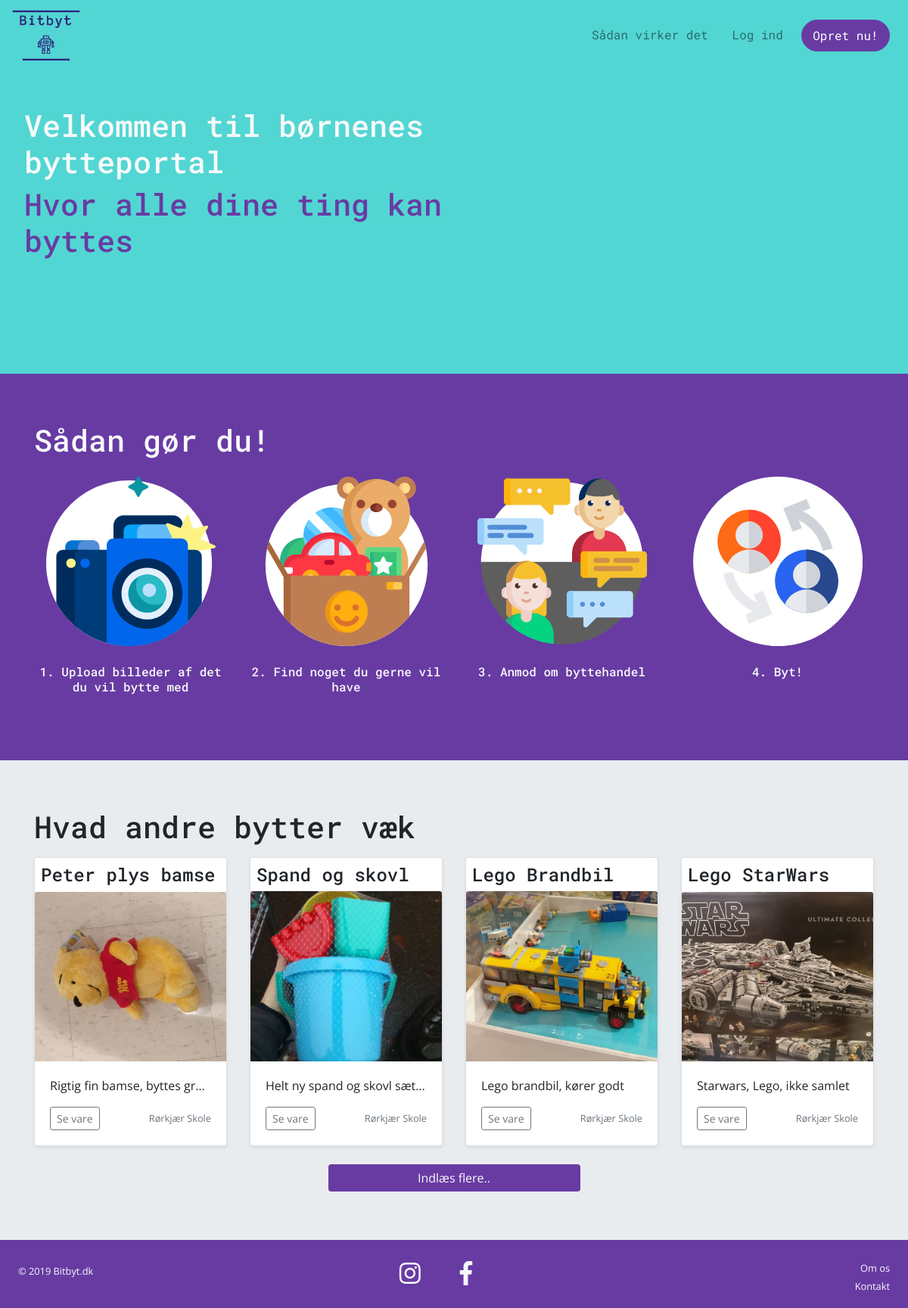
The page / on the database its author committed.
### tables this page shows
CREATE TABLE IF NOT EXISTS `product` (
  `product_id` int(11) NOT NULL AUTO_INCREMENT,
  `product_name` varchar(80) NOT NULL,
  `cat_id` int(11) NOT NULL,
  `timestamp` timestamp NOT NULL DEFAULT CURRENT_TIMESTAMP,
  `description` varchar(1000) NOT NULL,
  `image_link` varchar(500) NOT NULL,
  `price` int(5) NOT NULL,
  `comments` text,
  `kid_id` int(11) NOT NULL,
  `approved` tinyint(1) NOT NULL DEFAULT '0',
  `con_id` int(11) NOT NULL,
  `image_name` varchar(50) NOT NULL,
  PRIMARY KEY (`product_id`),
  KEY `kid_id` (`kid_id`)
);

### index.php (the view, shortened to what this page needs)
<?php
require_once('includes/header.php');
?>
<div class="velkommen bg-bitbyt">
    <div class="container-fluid d-none d-md-block pb-0 pt-5 pl-2">
        <h1 class="display-5 pl-4 text-light">Velkommen til børnenes <br> bytteportal</h1>
        <h1 class="display-5 purple-bitbyt pb-4 pl-4 m-0">Hvor alle dine ting kan <br> byttes</h1>
    </div>
</div>
<div class="jumbotron jumbotron-fluid bg-bitbyt-purple mb-0 text-light">
    <div class="container">
        <h1 class="display-5 pb-3">Sådan gør du!</h1>
        <div class="row">
            <div class="col-12 col-md-6 col-xl-3 text-center">
                <img class="icon_index" src="images/photo-camera.svg">
                <h6 class="mt-4 mb-4">1. Upload billeder af det du vil bytte med</h6>
            </div>
            <div class="col-12 col-md-6 col-xl-3 text-center">
                <img class="icon_index" src="images/toys-icon.svg">
                <h6 class="mt-4 mb-4">2. Find noget du gerne vil have</h6>
            </div>
            <div class="col-12 col-md-6 col-xl-3 text-center">
                <img class="icon_index" src="images/chat-icon.svg">
                <h6 class="mt-4 mb-4">3. Anmod om byttehandel</h6>
            </div>
            <div class="col-12 col-md-6 col-xl-3 text-center">
                <img class="icon_index" src="images/exchange-icon.svg">
                <h6 class="mt-4 mb-4">4. Byt!</h6>
            </div>
        </div>
    </div>
</div>
<div class="jumbotron jumbotron-fluid mb-0">
    <div class="container">
        <h1 class="display-5">Hvad andre bytter væk</h1>
        <div class="row mt-3">
            <?php
              $query = "SELECT * FROM `product` ORDER BY RAND() LIMIT 4";
	$result = mysqli_query($con, $query);
	if (!$result) die(mysqli_error($con));
	else ($rows = mysqli_num_rows($result));
           	 if ($rows > 0) {
		while($row = mysqli_fetch_array($result)) {
			$product_name = $row['product_name'];
			$description = $row['description'];
			$image_link = $row['image_link'];
?>
            <div class="col-md-6 col-lg-3 feed-card pb-4">
                <div class="card mb-4 shadow-sm h-100">
                    <h4 class="m-2 text-truncate"> <?php echo $product_name?> </h4>
                    <img src="<?php echo $image_link;?> " class="bd-placeholder-img card-img-top" width="100%" height="225" alt="test">
                    <div class="card-body">
                        <p class="card-text text-truncate">
                            <?php echo $description ?>
                        </p>
                        <div class="d-flex justify-content-between align-items-center">
                            <div class="btn-group">
                                <button type="button" class="btn btn-sm btn-outline-secondary view_data" id="<?php  echo $row['product_id']?>">Se vare</button>
                            </div>
                            <small class="text-muted">Rørkjær Skole</small>
                        </div>
                    </div>
                </div>
            </div>
            <?php
        }
    }
    ?>
        </div>
        <button type="submit" class="align-self-end btn text-light bg-bitbyt-secondary btn-bredde" onClick="window.location.reload();">Indlæs flere..</button>
    </div>
</div>
<?php
require_once('includes/footer.php');
?>

### styles/style.css (style rules this page uses)
html, body { font-family: 'Open Sans', sans-serif; }
h1, h2, h3, h4, h5, h6 { font-family: 'Roboto Mono', monospace; }
html { position: relative; min-height: 100%; }
body { margin-bottom: 90px; }
.bg-bitbyt { background-color: #52d6d3; }
.bg-bitbyt-secondary { background-color: #683ba3; border: none; }
.purple-bitbyt { color: #683ba3 !important; }
.bg-bitbyt-purple { background-color: #683ba3; }
.feed-card { height: 406px; }
.velkommen { min-height: 50vh; }
.icon_index { width: 14rem; border-color: none; }
.bd-placeholder-img { object-fit: cover; }
.btn-bredde { width: 30%; margin-left: 35%; }

### rows shown on the page
product: product_name "Peter plys bamse", image_link (picture), description "Rigtig fin bamse, byttes gr…"
product: product_name "Spand og skovl", image_link (picture), description "Helt ny spand og skovl sæt…"
product: product_name "Lego Brandbil", image_link (picture), description "Lego brandbil, kører godt"
product: product_name "Lego StarWars", image_link (picture), description "Starwars, Lego, ikke samlet"
